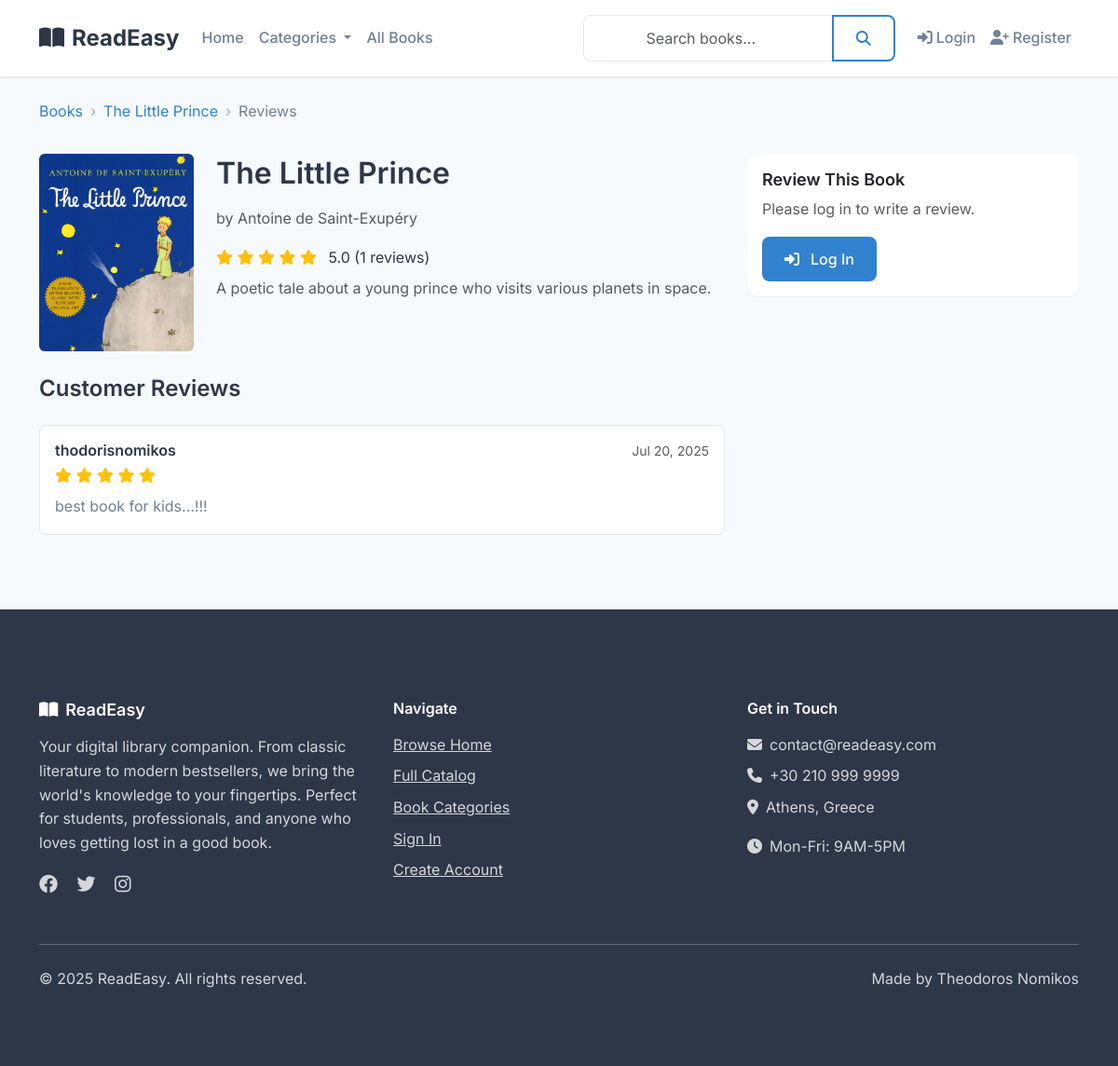
Screenshot of /reviews/book/11/ with the database file from the repository.
### books/models.py (models this page shows, shortened)
class Book(models.Model):
    GENRE_CHOICES = [
        ('romance', 'Romance'),
        ('mystery', 'Mystery'),
        ('sci-fi', 'Science Fiction'),
        ('fantasy', 'Fantasy'),
        ('biography', 'Biography'),
        ('history', 'History'),
        ('self-help', 'Self-Help'),
        ('business', 'Business'),
        ('textbook', 'Textbook'),
        ('reference', 'Reference'),
        ('study-guide', 'Study Guide'),
        ('children', 'Children\'s Books'),
    ]
    title = models.CharField(max_length=200)
    author = models.CharField(max_length=200)
    isbn = models.CharField(max_length=13, unique=True)
    genre = models.CharField(max_length=20, choices=GENRE_CHOICES)
    category = models.ForeignKey(Category, on_delete=models.CASCADE, related_name='books')
    price = models.DecimalField(max_digits=10, decimal_places=2, validators=[MinValueValidator(Decimal('0.01'))])
    description = models.TextField()
    publication_year = models.IntegerField()
    publisher = models.CharField(max_length=200)
    page_count = models.PositiveIntegerField()
    cover_image = models.ImageField(upload_to='book_covers/', blank=True, null=True)
    average_rating = models.DecimalField(max_digits=3, decimal_places=2, default=0.00)
    total_ratings = models.PositiveIntegerField(default=0)
    created_at = models.DateTimeField(auto_now_add=True)
    updated_at = models.DateTimeField(auto_now=True)
    class Meta:
        ordering = ['-created_at']

### reviews/models.py (models this page shows, shortened)
class Review(models.Model):
    user = models.ForeignKey(User, on_delete=models.CASCADE)
    book = models.ForeignKey(Book, on_delete=models.CASCADE, related_name='reviews')
    rating = models.IntegerField(validators=[MinValueValidator(1), MaxValueValidator(5)])
    comment = models.TextField(blank=True)
    created_at = models.DateTimeField(auto_now_add=True)
    updated_at = models.DateTimeField(auto_now=True)
    class Meta:
        unique_together = ['user', 'book']
        ordering = ['-created_at']

### reviews/views.py (the view)
# urls.py: path('book/<int:book_id>/', views.book_reviews, name='book_reviews'),
def book_reviews(request, book_id):
    selected_book = get_object_or_404(Book, id=book_id)
    book_reviews = Review.objects.filter(book=selected_book).order_by('-created_at')
    from django.core.paginator import Paginator
    paginator = Paginator(book_reviews, 10)
    page_number = request.GET.get('page')
    page_obj = paginator.get_page(page_number)
    user_review = None
    if request.user.is_authenticated:
        user_review = book_reviews.filter(user=request.user).first()
    context = {
        'book': selected_book,
        'page_obj': page_obj,
        'user_review': user_review,
    }
    return render(request, 'reviews/book_reviews.html', context)

### cart/context_processors.py (called while the page is built)
def cart_item_count(request):
    if request.user.is_authenticated:
        try:
            cart = Cart.objects.get(user=request.user)
            return {'cart_item_count': cart.item_count}
        except Cart.DoesNotExist:
            return {'cart_item_count': 0}
    return {'cart_item_count': 0}

### templates/reviews/book_reviews.html (shortened to what this page needs)
{% extends 'base/base.html' %}
{% load static %}
{% block content %}
<div class="container my-4">
    <div class="row">
        <div class="col-12">
            <nav aria-label="breadcrumb">
                <ol class="breadcrumb">
                    <li class="breadcrumb-item"><a href="{% url 'books:book_list' %}">Books</a></li>
                    <li class="breadcrumb-item"><a href="{% url 'books:book_detail' book.id %}">{{ book.title }}</a></li>
                    <li class="breadcrumb-item active" aria-current="page">Reviews</li>
                </ol>
            </nav>
        </div>
    </div>
    <div class="row">
        <div class="col-lg-8">
            <div class="book-summary mb-4">
                <div class="row">
                    <div class="col-md-3">
                        {% if book.cover_image %}
                            <img src="{{ book.cover_image.url }}" alt="{{ book.title }}" class="img-fluid rounded">
                        {% else %}
                            <div class="bg-light rounded d-flex align-items-center justify-content-center" style="height: 200px;">
                                <i class="fas fa-book fa-3x text-muted"></i>
                            </div>
                        {% endif %}
                    </div>
                    <div class="col-md-9">
                        <h2>{{ book.title }}</h2>
                        <p class="text-muted">by {{ book.author }}</p>
                        <div class="rating mb-2">
                            {% if book.average_rating %}
                                <span class="text-warning">
                                    {% for i in "12345" %}
                                        {% if forloop.counter <= book.average_rating %}
                                            <i class="fas fa-star"></i>
                                        {% elif forloop.counter <= book.average_rating|add:0.5 %}
                                            <i class="fas fa-star-half-alt"></i>
                                        {% else %}
                                            <i class="far fa-star"></i>
                                        {% endif %}
                                    {% endfor %}
                                </span>
                                <span class="ms-2">{{ book.average_rating|floatformat:1 }} ({{ book.total_ratings }} reviews)</span>
                            {% else %}
                                <span class="text-muted">No reviews yet</span>
                            {% endif %}
                        </div>
                        <p class="text-muted">{{ book.description|truncatewords:30 }}</p>
                    </div>
                </div>
            </div>
            <div class="reviews-section">
                <h3 class="mb-4">Customer Reviews</h3>
                {% if page_obj %}
                    {% for review in page_obj %}
                    <div class="review-item border-bottom pb-3 mb-3">
                        <div class="d-flex justify-content-between align-items-start mb-2">
                            <div>
                                <h6 class="mb-1">{{ review.user.username }}</h6>
                                <div class="rating">
                                    {% for i in "12345" %}
                                        {% if forloop.counter <= review.rating %}
                                            <i class="fas fa-star text-warning"></i>
                                        {% else %}
                                            <i class="far fa-star text-warning"></i>
                                        {% endif %}
                                    {% endfor %}
                                </div>
                            </div>
                            <small class="text-muted">{{ review.created_at|date:"M d, Y" }}</small>
                        </div>
                        {% if review.comment %}
                            <p class="mb-0">{{ review.comment }}</p>
                        {% endif %}
                    </div>
                    {% endfor %}
                {% else %}
                    <div class="text-center py-5">
                        <i class="fas fa-comments fa-3x text-muted mb-3"></i>
                        <h5>No reviews yet</h5>
                        <p class="text-muted">Be the first to review this book!</p>
                    </div>
                {% endif %}
            </div>
        </div>
        <div class="col-lg-4">
            <div class="card">
                <div class="card-body">
                    <h5 class="card-title">Review This Book</h5>
                    {% if user.is_authenticated %}
                        {% if user_review %}
                            <p class="text-muted">You've already reviewed this book.</p>
                            <a href="{% url 'reviews:edit_review' user_review.id %}" class="btn btn-outline-primary btn-sm">
                                <i class="fas fa-edit me-1"></i>Edit Your Review
                            </a>
                        {% else %}
                            <p class="text-muted">Share your thoughts about this book.</p>
                            <a href="{% url 'books:book_detail' book.id %}" class="btn btn-primary">
                                <i class="fas fa-star me-1"></i>Write a Review
                            </a>
                        {% endif %}
                    {% else %}
                        <p class="text-muted">Please log in to write a review.</p>
                        <a href="{% url 'login' %}" class="btn btn-primary">
                            <i class="fas fa-sign-in-alt me-1"></i>Log In
                        </a>
                    {% endif %}
                </div>
            </div>
        </div>
    </div>
</div>
{% endblock %}

### static/css/style.css (style rules this page uses)
:root { --primary-color: #2d3748; --secondary-color: #4a5568; --accent-color: #3182ce; --success-color: #38a169; --warning-color: #d69e2e; --danger-color: #e53e3e; --light-gray: #f7fafc; --border-color: #e2e8f0; --text-primary: #2d3748; --text-secondary: #718096; --text-muted: #a0aec0; --white: #ffffff; --shadow-sm: 0 1px 2px 0 rgba(0, 0, 0, 0.05); --shadow-md: 0 4px 6px -1px rgba(0, 0, 0, 0.1), 0 2px 4px -1px rgba(0, 0, 0, 0.06); --shadow-lg: 0 10px 15px -3px rgba(0, 0, 0, 0.1), 0 4px 6px -2px rgba(0, 0, 0, 0.05); --radius: 12px; --radius-sm: 8px; }
* { box-sizing: border-box; }
body { font-family: 'Inter', -apple-system, BlinkMacSystemFont, 'Segoe UI', Roboto, sans-serif; background-color: var(--light-gray); color: var(--text-primary); line-height: 1.6; font-size: 16px; -webkit-font-smoothing: antialiased; -moz-osx-font-smoothing: grayscale; }
h1, h2, h3, h4, h5, h6 { font-weight: 600; line-height: 1.3; margin-bottom: 1rem; }
h2 { font-size: 2rem; }
h3 { font-size: 1.5rem; }
h5 { font-size: 1.125rem; }
h6 { font-size: 1rem; }
p { margin-bottom: 1rem; color: var(--text-secondary); }
.btn { font-weight: 500; padding: 0.75rem 1.5rem; border-radius: var(--radius-sm); border: none; transition: all 0.2s ease; text-decoration: none; display: inline-flex; align-items: center; gap: 0.5rem; }
.btn-primary { background-color: var(--accent-color); color: var(--white); }
.card { background: var(--white); border: none; border-radius: var(--radius); box-shadow: var(--shadow-sm); transition: all 0.3s ease; overflow: hidden; }
.breadcrumb { background: transparent; padding: 0; margin-bottom: 2rem; }
.breadcrumb-item + .breadcrumb-item::before { content: "›"; color: var(--text-muted); }
.breadcrumb-item a { color: var(--accent-color); text-decoration: none; }
.breadcrumb-item.active { color: var(--text-secondary); }
.review-item { border: 1px solid var(--border-color); border-radius: var(--radius-sm); padding: 1rem; margin-bottom: 1rem; background: var(--white); }

### rows the page displays
Book: title "The Little Prince", cover_image (picture), author "Antoine de Saint-Exupéry", average_rating "5.0", total_ratings "1", description "A poetic tale about a young prince who visits various planets in space."
Review: user.username "thodorisnomikos", rating 5 (drawn), created_at "Jul 20, 2025", comment "best book for kids...!!!"
